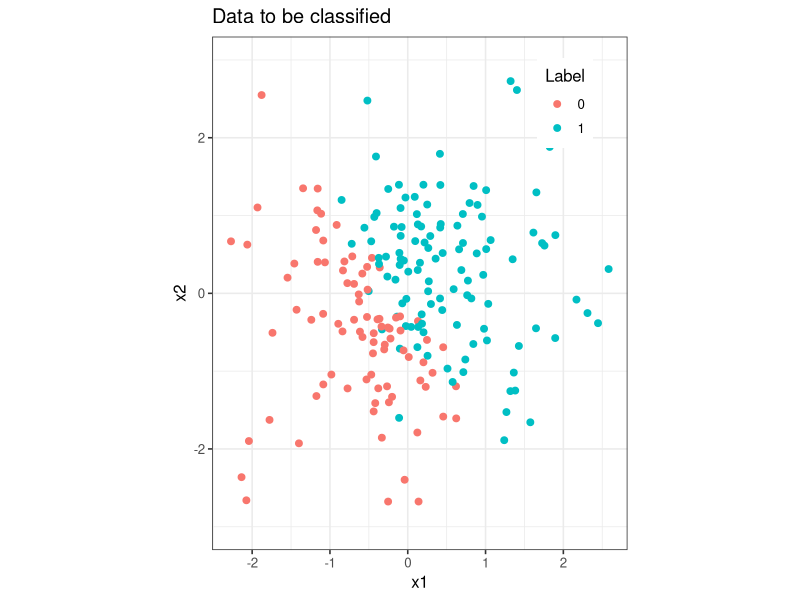
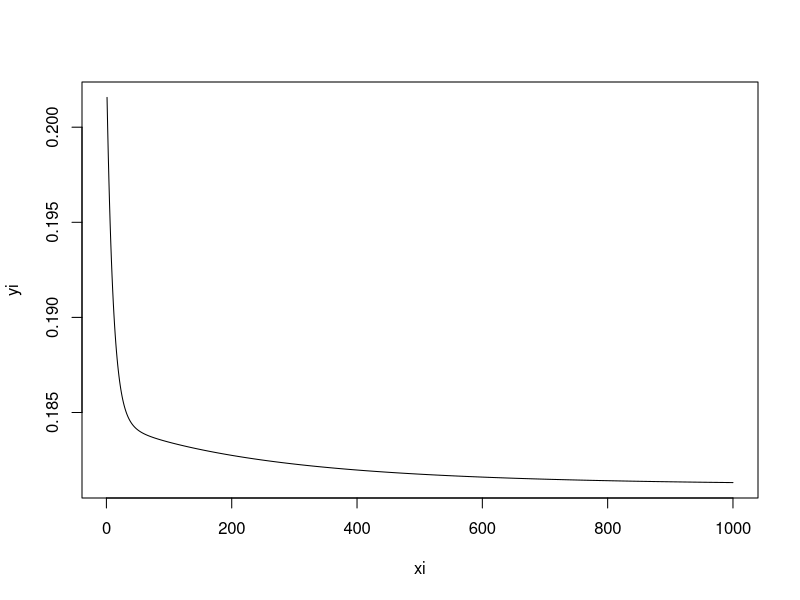
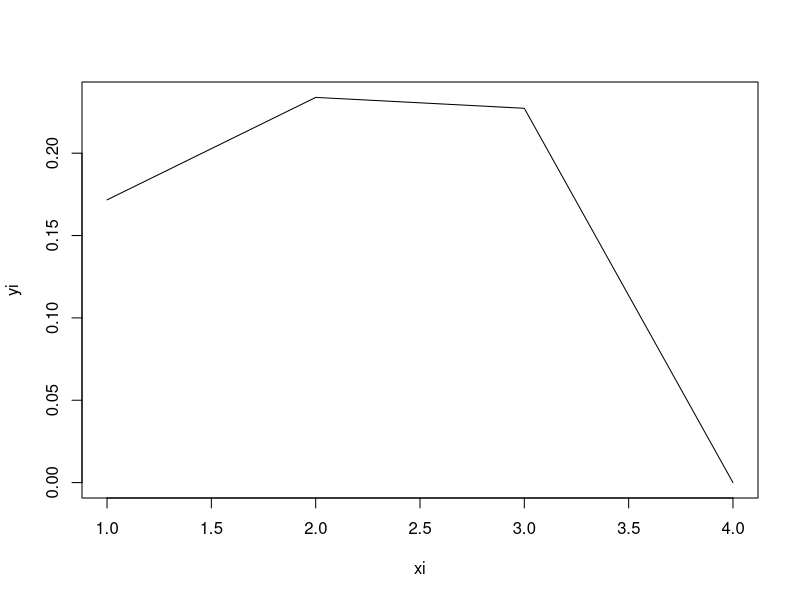
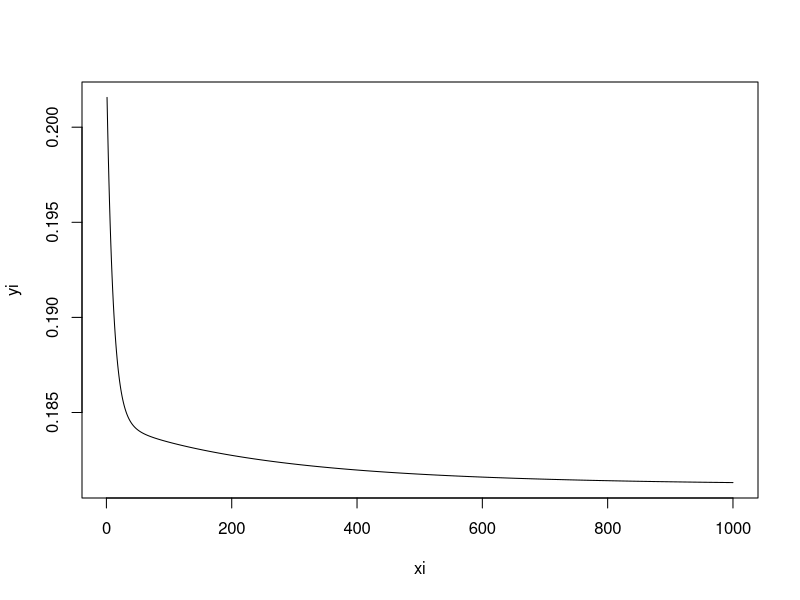

Here is the R script that generated these plots, in order: (Note: this script raises an error after producing the figures.)
# Library for showing plot
library(ggplot2)

#_______________________________________________________________________________
# GENERATION DONNÉES LOGISTIQUE
set.seed(100)
n <- 200
p <- 6

theta = c(1,6,3.5,rep(0,p-2)) # or theta = runif(7)
X <- cbind(1,matrix(rnorm(n*p),n,p)) #  6 Variables quantitative
Z <- X %*% theta # combinaison lineare de variable
fprob <- ifelse(Z<0, exp(Z)/(1+exp(Z)),1/(1+exp(-Z))) # Calcul des probas d'affectation
y<- rbinom(n,1,fprob) # La variable réponse est une variable aléatoire de bernouli

class(X) # matrix
class(y) # vecteur d'entier
class(theta) # vecteur de numeric

dim(X) # X est une matrice
length(y) # vecteur
length(theta)

# Visualisation des données
# combine the data

data <- cbind(X,y)
colnames(data) <- c("biais","x1","x2","x3","x4","x5","x6", "y")
data = as.data.frame(data)
# visualize the data:
ggplot(data) + 
  geom_point(aes(x=x1, y=x2, color = as.character(y)), size = 2) + 
  scale_colour_discrete(name  ="Label") + 
  ylim(-3, 3) + coord_fixed(ratio = 1) +
  ggtitle('Data to be classified') +
  theme_bw(base_size = 12) +
  theme(legend.position=c(0.85, 0.87))

#_______________________________________________________________________________

#_______________________________________________________________________________
# CREATION DES FONCTIONS POUR LA REGRESSION
sigmoid <- function(z){
  return (1/(1+exp(-z)))
}

#Loss Logistic (returne le cout)
log_loss <- function(theta, X, y){
  # theta: vecteur contenant nos paramettres à estimer taille(p+1,1) avec p le nombre de variables explicatives
  # X : Matrice des variables explicative + la colonne de bias taille(n, p+1) 
  # y: Varaible cible sous forme matrice de taille (n*1)
  #_______________________
  # m =nombre de ligne d'apprentissage
  n <- length(y) 
  # PI: notre probabilité d'affectation à la classe positive (produit matriciel (n, p+1) (p+1,1) ==> (n,1))
  PI <- sigmoid(X %*% theta) 
  # Calcul de la fonction de cout ((n,1) (n,1) => (1,1)scalaire)
  J <- (t(-y)%*%log(PI)-t(1-y)%*%log(1-PI))/n
  return(J)
}

#gradient function (retourne le vecteur gradient)
gradient <- function(theta, X, y){
  n <- length(y) 
  PI <- sigmoid(X%*%theta)
  gradient <- (t(X)%*%(PI - y))/n
  return (as.vector(gradient))
}

#######________DESCENTE DE GRADIENT STOCKASTIQUE(BATCH)

# Algorithme de la descente de gradient
gradient_descent<- function(X,y,theta, leaning_rate=0.1, max_iter=100, tolerance=1e-04){
  # Controle du taux d'apprentissage
  if (leaning_rate <= 0){
    stop("'learn_rate' doit etre superieur à zero")
  }
  # Controle de la tolerance
  if (tolerance <= 0){
    stop("'tolerance' doit etre superieur à zero")
  }
  # Controle du max iteratons
  if (max_iter <= 0){
    stop("'max_iter' doit etre superieur à zero")
  }
  # Controle de dimension
  if (dim(X)[1] != length(y)){
    stop("les dimensions de 'x' et 'y' ne correspondent pas")
  }
  #remove NA rows
  X <- na.omit(X)
  y <- na.omit(y)
  # Vecteur de cout
  cost_vector = c()
  m = nrow(X)
  # controle de convergence
  converge = FALSE
  iter <- 0
  while((iter < max_iter) && (converge == FALSE) ){
    #iteration suivante
    iter <- iter +1
    # Calcul du vecteur probas
    PI <- sigmoid(X%*%theta) 
    # Calcul du cout
    cost = log_loss(theta, X, y)
    # Historisation de la fonction de cout
    cost_vector = c(cost_vector, cost)
    # Mise à jour du theta
    gradient = gradient(theta, X, y)
    old_theta = theta
    theta = theta - leaning_rate*gradient
    # Controle de convergence
    if (sum(abs(theta-old_theta)) < tolerance){
      converge <- TRUE
    }
  }
  return(list(theta_final = theta, history_cost = cost_vector, nbIter=iter))
}

#######________DESCENTE DE GRADIENT STOCKASTIQUE(MINI BATCH)

# Algorithme de la descente de gradient
gradient_descent_mini_batch<- function(X,y,theta, batch_size=1, random_state=NA_integer_, leaning_rate=0.1, max_iter=100, tolerance=1e-04){
  # Controle du taux d'apprentissage
  if (leaning_rate <= 0){
    stop("'learn_rate' doit etre superieur à zero")
  }
  # Controle de la tolerance
  if (tolerance <= 0){
    stop("'tolerance' doit etre superieur à zero")
  }
  # Controle du max iteratons
  if (max_iter <= 0){
    stop("'max_iter' doit etre superieur à zero")
  }
  # Controle de dimension
  if (dim(X)[1] != length(y)){
    stop("les dimensions de 'x' et 'y' ne correspondent pas")
  }
  # Initialiser le generateur de nombre aleatoire pour rendre reproductible les calculs
  if(!is.na(random_state)){
    set.seed(random_state) # Ceci permet de reproduire le shufle à chaque fois
  }
  # Setting up and checking the size of minibatches
  if( (batch_size <=  0) || (batch_size > dim(X)[1]-1)){
    stop("'Batch size' doit etre compris entre zero et le nombre total d'observations moins 1")
  }
  xy = cbind(X,y)
  #colnames(xy) <- c("biais","x1","x2","x3","x4","x5","x6","y")
  #remove NA rows
  X <- na.omit(X)
  y <- na.omit(y)
  # Vecteur de cout
  cost_vector = c()
  m = nrow(X)
  # controle de convergence
  converge = FALSE
  iter <- 0
  nb_iter_ <- 0
  while((iter < max_iter) && (converge == FALSE) ){
    #iteration suivante
    iter <- iter + 1
    # SHUFLE the dataset
    rows <- sample(nrow(xy))  # Melanger les indices du dataframe xy
    xy <- xy[rows, ] # Utiliser ces indices pour reorganiser le dataframe
    # MINI BATCH 
    for (start in seq(from=1, to=dim(X)[1], batch_size)){
      stop = start + batch_size
      if(stop > dim(X)[1]){
        break
      }
      xBatch = xy[start:stop,-ncol(xy)]
      yBatch = xy[start:stop, ncol(xy)]
      #print(dim(xBatch))
      # Calcul du vecteur probas
      PI <- sigmoid(xBatch%*%theta) 
      # Calcul du cout
      cost = log_loss(theta, xBatch, yBatch)
      # Historisation de la fonction de cout
      cost_vector = c(cost_vector, cost)
      # conteur permettant de suivre le nomre d'element de history
      nb_iter_ = nb_iter_ +1 
      # Mise à jour du theta
      gradient = gradient(theta, xBatch, yBatch)
      new_theta = theta - leaning_rate*gradient
      # Controle de convergence
      #print(sum(abs(new_theta - theta)))
      if (sum(abs(new_theta - theta)) < tolerance){
        converge <- TRUE
        print(sum(abs(new_theta - theta)))
        print(converge)
        break
      }
      theta = new_theta
    }
  }
  return(list(theta_final = theta, history_cost = cost_vector, nbIter=iter, nb_iter_interne = nb_iter_))
}

# y prediction
predict_log <- function(PI){
  return(round(PI, 0))
}

# coef determination
coef_determination <- function(y, ypred){
  
  u = sum((y-ypred)**2)
  v = sum((y-mean(y))**2)
  return(1-u/v)
}


#_______________________________________________________________________________
# Teste des fonctions 
X = as.matrix(X)
y = as.vector(y)
log_loss(theta = theta, X=X, y=y)
# Teste de gradient
gradient(theta = theta, X=X, y=y)
# Comparaison avec le gradient de R
library(numDeriv)
grad(log_loss,theta, y=y, X=X )

# Teste de l'algorithme de gradient

# batch
print(system.time(out <- gradient_descent(X=X, y=y, theta=theta,leaning_rate = 0.7, max_iter = 1000, tolerance = 1e-04)))
xi=1:out$nbIter
yi=out$history_cost
plot(xi, yi, type="l")
# minibatch
print(system.time(out1 <- gradient_descent_mini_batch(X,y,theta, batch_size=10, random_state=1, leaning_rate=0.1, max_iter=1000, tolerance=1e-04)))
# online
print(system.time(out2 <- gradient_descent_mini_batch(X,y,theta, batch_size=1, random_state=1, leaning_rate=0.05, max_iter=100, tolerance=1e-04)))
xi=1:out2$nb_iter_interne
yi=out2$history_cost
plot(xi, yi, type="l")

length(out2$history_cost)
#_______________________________________
xi=1:length(out$history_cost)
yi=out$history_cost
plot(xi, yi, type="l")




# Affichage des parametres de la fonction
#print(system.time(coef_grad <- gradient_simple(x,y,eta=1.0)))
out$nbIter
out1$nb_iter_interne
out2$nbIter
out2$nb_iter_interne
#out$history_cost

# COMPARAISONS DESCENT GRADIENT VS NEWTON RAPHTON (BFGS)
# Gadient descent
grad.coef_batch = out$theta_final
grad.coef_minibatch = out1$theta_final
grad.coef_online= out2$theta_final
# Newton
newton.coef <- optim(theta, log_loss, y=y, X=X, method = "BFGS")$par
# Comparaison
cbind(GradDescBatch=grad.coef_batch, GradDescMiniBatch=grad.coef_minibatch, GradDescOnline=grad.coef_online, BFGS=newton.coef)

# PROBABILITY PREDICTION
#_____________________________ BATCH
theta_final = out$theta_final
Z = X %*% theta_final
prob_pred <- 1/(1+exp(-Z))
y_pred <- ifelse(prob_pred>0.5,1,0)
coef_determination(y=y,ypred = y_pred)

# ____________________________ MINI BATCH
theta_final1 = out1$theta_final
Z1 = X %*% theta_final1
prob_pred1 <- 1/(1+exp(-Z))
y_pred1 <- ifelse(prob_pred1>0.5,1,0)
coef_determination(y=y,ypred = y_pred1)

#__________________________ ONLINE
theta_final2 = out2$theta_final
Z2 = X %*% theta_final2
prob_pred2 <- 1/(1+exp(-Z))
y_pred2 <- ifelse(prob_pred2>0.5,1,0)
coef_determination(y=y,ypred = y_pred2)

# BINARY PREDICTION
mat = cbind(TrueY=y, y_pred_batch = y_pred, y_pred_minibatch = y_pred1,y_pred_online = y_pred2, pred_prob=prob_pred,pred_prob=prob_pred1,pred_prob=prob_pred2)
colnames(mat) <- c('y','y_pred_batch','y_pred_minibatch','y_pred_online','probas_batch','probas_mini','probas_online')


# Taux de reconnaissance
coef_determination(y=y,ypred = y_pred)

#_______________________________________________________________________________
#decision boundary visualization
# generate a grid for decision boundary, this is the test set
grid <- expand.grid(seq(0, 3, length.out = 100), seq(0, 3, length.out = 100))
y_prd <- predict_log(prob_pred)
gridPred = cbind(grid, y)

ggplot() +   
  geom_point(data = data, aes(x=x1, y=x2, color = as.character(y)), size = 2, show.legend = F) + 
  geom_tile(data = gridPred, aes(x = grid[, 1],y = grid[, 2], fill=as.character(y_prd)), alpha = 0.3, show.legend = F)+ 
  ggtitle('Decision Boundary for Logistic Regression') +
  coord_fixed(ratio = 1) +
  theme_bw(base_size = 12) 








